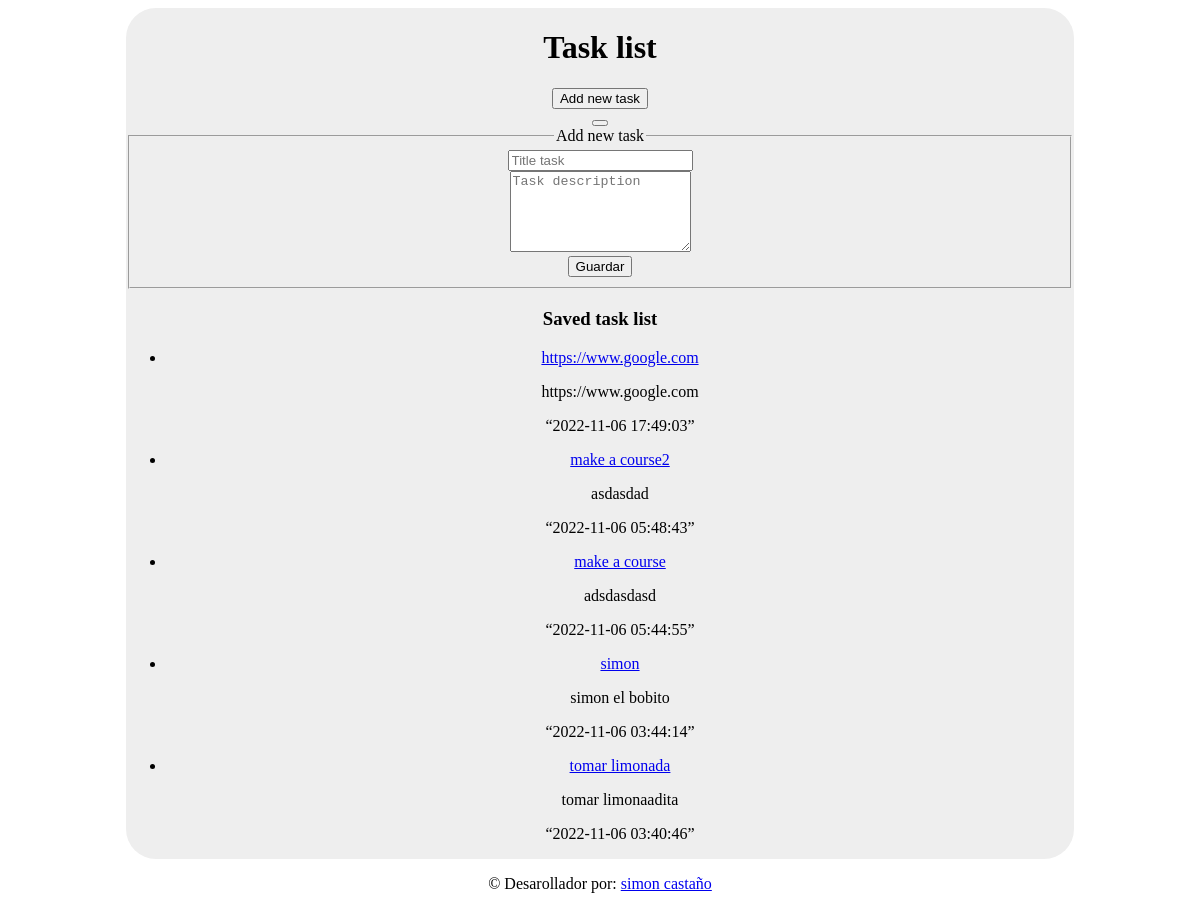
The page / on the database its author committed.
### tables this page shows
CREATE TABLE `task` (
  `id` int(11) NOT NULL,
  `title` varchar(255) NOT NULL,
  `description` varchar(255) NOT NULL,
  `created_at` timestamp NOT NULL DEFAULT current_timestamp()
);

### index.php (the view, shortened to what this page needs)
<?php include "db.php" ?>
<?php include "includes/header.php" ?>
<main>
    <div class="task-container uk-flex uk-flex-center uk-padding-small uk-flex-column">
        <h1>Task list</h1>
        <button class="uk-button uk-button-secondary" type="button" uk-toggle="target: #modal-close-default">Add new task <span uk-icon="icon: plus-circle"></span></button>
        <div id="modal-close-default" uk-modal>
            <div class="uk-modal-dialog uk-modal-body">
                <button class="uk-modal-close-default" type="button" uk-close></button>
                <form action="save_task.php" method="POST">
                    <fieldset class="uk-fieldset">
                        <legend class="uk-legend">Add new task</legend>
                        <div class="uk-margin">
                            <input class="uk-input" name="title-task" type="text" placeholder="Title task" aria-label="Input">
                        </div>
                        <div class="uk-margin">
                            <textarea class="uk-textarea" name="task-descript" rows="5" placeholder="Task description" aria-label="Textarea"></textarea>
                        </div>
                        <button name="save_task" type="submit" class="uk-button uk-button-secondary">Guardar</button>
                    </fieldset>
                </form>
            </div>
        </div>
        <h3>Saved task list </h3>
        <div class="uk-child-width-1-3@s uk-flex uk-flex-center" uk-grid>
            <div>
                <div uk-sortable="group: sortable-group">
                    <?php
                    $query_data = "SELECT * from task ORDER BY id DESC";
                    $result_task = mysqli_query($conn, $query_data);
                    while ($task = mysqli_fetch_array($result_task))
                    {
                    ?>
                        <div class="uk-margin">
                            <div class="uk-card uk-card-default uk-card-body uk-card-small">
                                <ul uk-accordion>
                                    <li>
                                        <a class="uk-accordion-title" href="#">
                                            <?php echo $task['title']?>
                                        </a>
                                        <div class="uk-accordion-content">
                                            <p><?php echo $task['description']?></p>
                                            <q><?php echo $task['created_at']?></q>
                                        </div>
                                    </li>
                                </ul>
                            </div>
                        </div>
                    <?php
                    }
                    ?>
                </div>
            </div>
        </div>
    </div>
</main>
<?php include "includes/footer.php" ?>

### includes/header.php (shortened to what this page needs)
<!DOCTYPE html>
<html>
<head>
    <link rel="stylesheet" href="https://cdn.jsdelivr.net/npm/uikit@3.15.12/dist/css/uikit.min.css" />
    <link rel="stylesheet" href="css/style.css" />
</head>
<body>

### includes/footer.php (shortened to what this page needs)
<footer>
   <p>&copy; Desarollador por: <a href="http://simoncastano.com">simon castaño</a> </p>
</footer>
</body>
</html>

### css/style.css (style rules this page uses)
main { display: flex; flex-direction: column; justify-content: center; align-items: center; overflow-y: scroll; }
.task-container { background-color: #eeeeee; width:80%; overflow-y: scroll; margin: 0 auto; border-radius: 30px; text-align: center; }
footer { display: flex; flex-direction: column; justify-content: space-around; text-align: center; }

### rows shown on the page
task: title "https://www.google.com", description "https://www.google.com", created_at "2022-11-06 17:49:03"
task: title "make a course2", description "asdasdad", created_at "2022-11-06 05:48:43"
task: title "make a course", description "adsdasdasd", created_at "2022-11-06 05:44:55"
task: title "simon", description "simon el bobito", created_at "2022-11-06 03:44:14"
task: title "tomar limonada", description "tomar limonaadita", created_at "2022-11-06 03:40:46"
